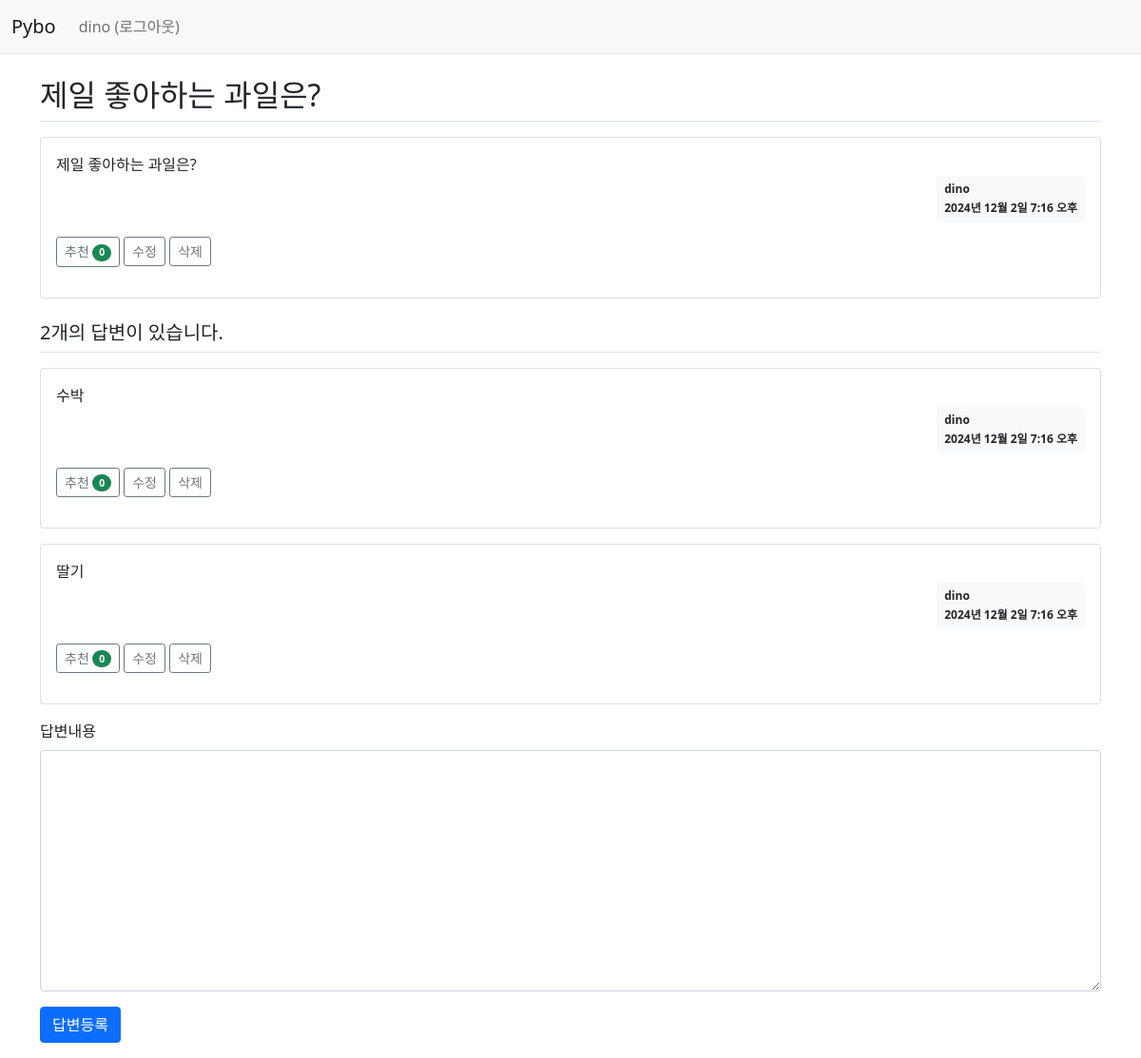
Page /pybo2/310/ (signed in) on the committed database.
### pybo2/models.py (models this page shows, shortened)
class Question(models.Model):
    author = models.ForeignKey(User, on_delete=models.CASCADE, related_name='author_question')
    subject = models.CharField(max_length=200)
    content = models.TextField()
    create_date = models.DateTimeField()
    modify_date = models.DateTimeField(null=True, blank=True)
    voter = models.ManyToManyField(User, related_name='voter_question') # 추천인 추가

class Answer(models.Model):
    author = models.ForeignKey(User, on_delete=models.CASCADE,  related_name='author_answer')
    question = models.ForeignKey(Question, on_delete=models.CASCADE)
    content = models.TextField()
    create_date = models.DateTimeField()
    modify_date = models.DateTimeField(null=True, blank=True)
    voter = models.ManyToManyField(User, related_name='voter_answer')

### pybo2/views/base_views.py (the view)
def detail(request, question_id):
    question = get_object_or_404(Question, pk=question_id)
    context = {'question': question}
    return render(request, 'pybo2/question_detail.html', context)

### templates/pybo2/question_detail.html (shortened to what this page needs)
{% extends 'base.html' %}
{% block content %}
<div class="container my-3">
    <h2 class="border-bottom py-2">{{ question.subject }}</h2>
    <div class="card my-3">
        <div class="card-body">
            <div class="card-text" style="white-space: pre-line;">{{ question.content }}</div>
            <div class="d-flex justify-content-end">
                <div class="badge bg-light text-dark p-2 text-start">
                    <div class="mb-2">{{ question.author.username }}</div>
                    <div> {{ question.create_date }}</div>
                </div>
            </div>
            <div class="my-3">
                 <a href="javascript:void(0)" data-uri="{% url 'pybo2:question_vote' question.id  %}"
                   class="recommend btn btn-sm btn-outline-secondary"> 추천
                    <span class="badge rounded-pill bg-success">{{question.voter.count}}</span>
                 </a>
                {% if request.user == question.author %}
                <a href="{% url 'pybo2:question_modify' question.id  %}"
                   class="btn btn-sm btn-outline-secondary">수정</a>
                <a href="javascript:void(0)" class="delete btn btn-sm btn-outline-secondary"
                   data-uri="{% url 'pybo2:question_delete' question.id  %}">삭제</a>
                {% endif %}
            </div>
        </div>
    </div>
    <h5 class="border-bottom my-3 py-2">{{question.answer_set.count}}개의 답변이 있습니다.</h5>
    {% for answer in question.answer_set.all %}
    <div class="card my-3">
        <div class="card-body">
            <div class="card-text" style="white-space: pre-line;">{{ answer.content }}</div>
            <div class="d-flex justify-content-end">
                <div class="badge bg-light text-dark p-2 text-start">
                    <div class="mb-2">{{ answer.author.username }}</div>
                    <div>{{ answer.create_date }}</div>
                </div>
            </div>
            <div class="my-3">
                <a href="javascript:void(0)" data-uri="{% url 'pybo2:answer_vote' answer.id  %}"
                   class="recommend btn btn-sm btn-outline-secondary"> 추천
                    <span class="badge rounded-pill bg-success">{{answer.voter.count}}</span>
                </a>
                {% if request.user == answer.author %}
                <a href="{% url 'pybo2:answer_modify' answer.id  %}"
                   class="btn btn-sm btn-outline-secondary">수정</a>
                <a href="#" class="delete btn btn-sm btn-outline-secondary "
                   data-uri="{% url 'pybo2:answer_delete' answer.id  %}">삭제</a>
                {% endif %}
            </div>
        </div>
    </div>
    {% endfor %}
    <form action="{% url 'pybo2:answer_create' question.id %}" method="post" class="my-3">
        <div class="mb-3">
            <label for="content" class="form-label">답변내용</label>
            <textarea {% if not user.is_authenticated %}disabled{% endif %}
              name="content" id="content" class="form-control" rows="10"></textarea>
        </div>
        <input type="submit" value="답변등록" class="btn btn-primary">
    </form>
</div>
{% endblock %}

### templates/navbar.html (shortened to what this page needs)
<nav class="navbar navbar-expand-lg navbar-light bg-light border-bottom">
    <div class="container-fluid">
        <a class="navbar-brand" href="{% url 'pybo2:index' %}">Pybo</a>
        <div class="collapse navbar-collapse" id="navbarSupportedContent">
            <ul class="navbar-nav me-auto mb-2 mb-lg-0">
                <li class="nav-item">
                     {% if user.is_authenticated %}
                    <a class="nav-link" href="{% url 'common:logout' %}">{{ user.username }} (로그아웃)</a>
                    {% else %}
                    <a class="nav-link" href="{% url 'common:login' %}">로그인</a>
                    {% endif %}
                </li>
            </ul>
        </div>
    </div>
</nav>

### rows in the picture
Question: subject "제일 좋아하는 과일은?", content "제일 좋아하는 과일은?", author.username "dino", create_date "2024년 12월 2일 7:16 오후", voter.count "0", answer_set.count "2"
Answer: content "수박", author.username "dino", create_date "2024년 12월 2일 7:16 오후", voter.count "0", shows "수정"
Answer: content "딸기", author.username "dino", create_date "2024년 12월 2일 7:16 오후", voter.count "0", shows "수정"

### other values in the picture
{{ user.username }} "dino"
